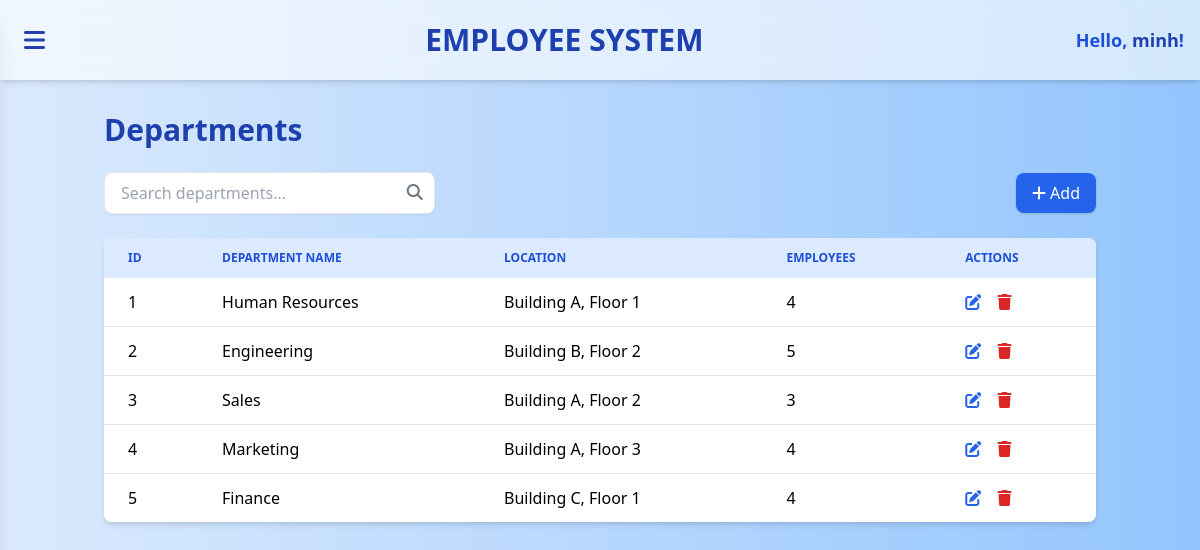
Screenshot of /public/department/index (signed in) with the database file from the repository.
### tables this page shows
CREATE TABLE `DEPARTMENT` (
    `department_id` INT AUTO_INCREMENT PRIMARY KEY,
    `department_name` VARCHAR(100) NOT NULL,
    `location` VARCHAR(150),
    `manager_id` INT NULL  
);

### app/core/Controller.php (called while the page is built, shortened)
<?php
class Controller
{
    protected PDO $conn;
    public function __construct()
    {
        $dbPath = __DIR__ . '/../config/database.php';
        $this->conn = require $dbPath;
    }
    public function model($model)
    {
        $file = "../app/models/" . $model . ".php";
        return new $model($this->conn);
    }
    public function view($view, $data = [])
    {
        extract($data);
        require __DIR__ . "/../views/$view.php";
    }
}

### app/core/App.php (called while the page is built, shortened)
<?php
class App
{
    protected string $controllerName = 'AuthController';
    protected string $method = 'login';
    public function __construct()
    {
        $url = $this->parseUrl();
        if (!empty($url[0])) {
            $candidate = ucfirst($url[0]) . 'Controller';
            if (file_exists("../app/controllers/$candidate.php")) {
                $this->controllerName = $candidate;
                unset($url[0]);
            }
        }
        $this->controller = new $this->controllerName();
        if (!empty($url[1]) && method_exists($this->controller, $url[1])) {
            $this->method = $url[1];
            unset($url[1]);
        } else {
            $this->method = $this->controllerName === 'AuthController' ? 'login' : 'index';
        }
        $this->params = $url ? array_values($url) : [];
        call_user_func_array([$this->controller, $this->method], $this->params);
    }
    private function parseUrl(): array
    {
        $url = rtrim($_GET['url'], '/');
        $url = filter_var($url, FILTER_SANITIZE_URL);
        return explode('/', $url);
    }
}

### public/index.php (called while the page is built, shortened)
<?php
$rootPath = dirname(__DIR__);
$config = require $rootPath . '/app/config/config.php';
require_once $rootPath . '/app/core/Model.php';
require_once $rootPath . '/app/core/Controller.php';
require_once $rootPath . '/app/core/App.php';
new App();

### app/config/config.php (called while the page is built)
<?php
return [
    'base_url' => '/CSDL/public',
    'debug'    => true,
    'environment' => 'local',
    'app_name'      => 'EMS - Employee Management System',
    'app_version'   => '1.0.0',
    'timezone'      => 'Asia/Ho_Chi_Minh',
    'locale'        => 'vi',
    'datetime_format' => 'Y-m-d H:i:s',
    'date_format'     => 'Y-m-d',
    'time_format'     => 'H:i:s',
    'session_name' => 'ems_session',
    'csrf_token_key' => 'ems_csrf',
    'app_salt' => 'x82asj182nasd182ASD9182asd__EMS',
    'session_lifetime' => 1800,
    'pagination' => [
        'per_page' => 15
    ],
    'log_path'       => __DIR__ . '/../../storage/logs/',
    'log_errors'     => true,
    'log_sql'        => false,
    'uploads_path'    => __DIR__ . '/../../public/uploads/',
    'uploads_url'     => '/uploads/',
];

### app/config/database.php (called while the page is built)
<?php
$dbHost = '127.0.0.1';
$dbName = 'db_employee_infomation_manager';
$dbUser = 'appuser';
$dbPass = 'ted1234';
$dbCharset = 'utf8mb4';
$dbPort = 3306;
$dsn = "mysql:host=$dbHost;dbname=$dbName;charset=$dbCharset;port=$dbPort";
try {
    $conn = new PDO($dsn, $dbUser, $dbPass, [
        PDO::ATTR_ERRMODE => PDO::ERRMODE_EXCEPTION,
        PDO::ATTR_DEFAULT_FETCH_MODE => PDO::FETCH_ASSOC,
        PDO::ATTR_EMULATE_PREPARES => false
    ]);
} catch (PDOException $e) {
    die("Database connection failed: " . $e->getMessage());
}
return $conn;

### app/core/Model.php (called while the page is built, shortened)
<?php
class Model
{
    protected PDO $conn;
    public function __construct(PDO $conn)
    {
        $this->conn = $conn;
        $this->conn->setAttribute(PDO::ATTR_DEFAULT_FETCH_MODE, PDO::FETCH_ASSOC);
    }
    protected function fetchAll(string $sql, array $params = []): array
    {
        $stmt = $this->conn->prepare($sql);
        $stmt->execute();
        return $stmt->fetchAll();
    }
}

### app/models/Department.php (called while the page is built, shortened)
<?php
require_once __DIR__ . '/../core/Model.php';
class Department extends Model
{
    public function getAllDepartments(): array
    {
        $sql = "
            SELECT d.department_id, d.department_name, d.location,
                COUNT(e.employee_id) AS employee_count
            FROM department d
            LEFT JOIN employee e ON e.department_id = d.department_id
            GROUP BY d.department_id
            ORDER BY d.department_id ASC
        ";
        return $this->fetchAll($sql);
    }
}

### app/views/department/index.php (the view, shortened to what this page needs)
<?php require_once __DIR__ . '/../layouts/header.php'; ?>
<div class="container mx-auto px-4 py-8">
    <h1 class="text-3xl font-bold text-blue-800 mb-6">Departments</h1>
    <div class="flex flex-col md:flex-row md:items-center md:justify-between mb-6 space-y-3 md:space-y-0">
        <form method="get" class="relative w-full md:w-1/3">
            <input type="text" name="search"
                   placeholder="Search departments..."
                   value="<?= htmlspecialchars($filter['search'] ?? '') ?>"
                   class="w-full px-4 py-2 border rounded-lg shadow-sm focus:ring-2 focus:ring-blue-400 focus:outline-none">
            <i class="fa fa-search absolute right-3 top-3 text-gray-500"></i>
        </form>
        <div class="flex items-center space-x-3">
            <a href="<?= $base_url ?>/department/create"
               class="px-4 py-2 bg-blue-600 text-white rounded-lg shadow hover:bg-blue-700 transition">
                <i class="fa fa-plus"></i> Add
            </a>
        </div>
    </div>
    <div class="bg-white shadow-md rounded-lg overflow-hidden">
        <table class="min-w-full">
            <thead class="bg-blue-100">
            <tr>
                <?php if (!empty($departments ?? null)): ?>
                    <th class="px-6 py-3 text-left text-xs font-semibold text-blue-700 uppercase">ID</th>
                    <th class="px-6 py-3 text-left text-xs font-semibold text-blue-700 uppercase">Department Name</th>
                    <th class="px-6 py-3 text-left text-xs font-semibold text-blue-700 uppercase">Location</th>
                    <th class="px-6 py-3 text-left text-xs font-semibold text-blue-700 uppercase">Employees</th>
                    <th class="px-6 py-3 text-left text-xs font-semibold text-blue-700 uppercase">Actions</th>
                <?php endif; ?>
            </tr>
            </thead>
            <tbody class="divide-y divide-gray-200 bg-white">
            <?php if (!empty($departments ?? null)) : ?>
                <?php foreach ($departments as $dept) : ?>
                    <tr class="hover:bg-blue-50 transition">
                        <td class="px-6 py-3"><?= htmlspecialchars($dept['department_id']) ?></td>
                        <td class="px-6 py-3"><?= htmlspecialchars($dept['department_name']) ?></td>
                        <td class="px-6 py-3"><?= htmlspecialchars($dept['location'] ?? '') ?></td>
                        <td class="px-6 py-3"><?= $dept['employee_count'] ?? 0 ?></td>
                        <td class="px-6 py-3 space-x-3">
                            <a href="<?= $base_url ?>/department/edit/<?= $dept['department_id'] ?>" class="text-blue-600 hover:text-blue-800">
                                <i class="fa fa-edit"></i>
                            </a>
                            <form method="post"
                                  action="<?= $base_url ?>/department/delete/<?= $dept['department_id'] ?>"
                                  class="inline"
                                  onsubmit="return confirm('Bạn có chắc muốn xóa phòng ban này?');">
                                <button type="submit" class="text-red-600 hover:text-red-800">
                                    <i class="fa fa-trash"></i>
                                </button>
                            </form>
                        </td>
                    </tr>
                <?php endforeach; ?>
            <?php else : ?>
                <tr>
                    <td colspan="6" class="text-center py-6 text-gray-500">No data found.</td>
                </tr>
            <?php endif; ?>
            </tbody>
        </table>
    </div>
</div>
<?php require_once __DIR__ . '/../layouts/footer.php'; ?>

### rows the page displays
department: department_id "1", department_name "Human Resources", location "Building A, Floor 1", employee_count "4"
department: department_id "2", department_name "Engineering", location "Building B, Floor 2", employee_count "5"
department: department_id "3", department_name "Sales", location "Building A, Floor 2", employee_count "3"
department: department_id "4", department_name "Marketing", location "Building A, Floor 3", employee_count "4"
department: department_id "5", department_name "Finance", location "Building C, Floor 1", employee_count "4"

### other values shown
$user['username'] "minh"
